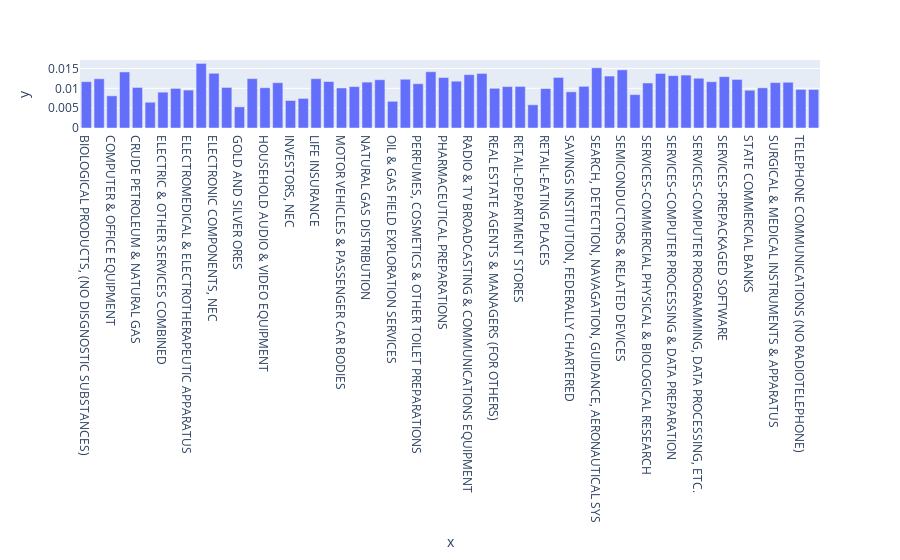

The code cell stored with this chart in its notebook:
### Code cell
Industry_group=merged.groupby("Industry Title").mean()["MthRet"]
px.bar(x=Industry_group.index, y=Industry_group.values)

### Figure 1 — Plotly figure (JSON) as saved in the notebook; plotly's stock layout.template omitted (floating-point values rounded to 4 significant figures)
{"data": [{"alignmentgroup": "True", "hovertemplate": "x=%{x}<br>y=%{y}<extra></extra>", "legendgroup": "", "marker": {"color": "#636efa", "pattern": {"shape": ""}}, "name": "", "offsetgroup": "", "orientation": "v", "showlegend": false, "textposition": "auto", "type": "bar", "x": ["BIOLOGICAL PRODUCTS, (NO DISGNOSTIC SUBSTANCES)", "BOTTLED & CANNED SOFT DRINKS & CARBONATED WATERS", "COMPUTER & OFFICE EQUIPMENT", "COMPUTER PERIPHERAL EQUIPMENT, NEC", "CRUDE PETROLEUM & NATURAL GAS", "DRILLING OIL & GAS WELLS", "ELECTRIC & OTHER SERVICES COMBINED", "ELECTRIC SERVICES", "ELECTROMEDICAL & ELECTROTHERAPEUTIC APPARATUS", "ELECTRONIC COMPONENTS & ACCESSORIES", "ELECTRONIC COMPONENTS, NEC", "FIRE, MARINE & CASUALTY INSURANCE", "GOLD AND SILVER ORES", "HOTELS & MOTELS", "HOUSEHOLD AUDIO & VIDEO EQUIPMENT", "INVESTMENT ADVICE", "INVESTORS, NEC", "LAND SUBDIVIDERS & DEVELOPERS (NO CEMETERIES)", "LIFE INSURANCE", "MOTOR VEHICLE PARTS & ACCESSORIES", "MOTOR VEHICLES & PASSENGER CAR BODIES", "NATIONAL COMMERCIAL BANKS", "NATURAL GAS DISTRIBUTION", "NATURAL GAS TRANSMISSION", "OIL & GAS FIELD EXPLORATION SERVICES", "PAPER MILLS", "PERFUMES, COSMETICS & OTHER TOILET PREPARATIONS", "PETROLEUM REFINING", "PHARMACEUTICAL PREPARATIONS", "PLASTIC MATERIALS, SYNTH RESINS & NONVULCAN ELASTOMERS", "RADIO & TV BROADCASTING & COMMUNICATIONS EQUIPMENT", "RAILROADS, LINE-HAUL OPERATING", "REAL ESTATE AGENTS & MANAGERS (FOR OTHERS)", "REAL ESTATE INVESTMENT TRUSTS", "RETAIL-DEPARTMENT STORES", "RETAIL-EATING & DRINKING PLACES", "RETAIL-EATING PLACES", "RETAIL-GROCERY STORES", "SAVINGS INSTITUTION, FEDERALLY CHARTERED", "SAVINGS INSTITUTIONS, NOT FEDERALLY CHARTERED", "SEARCH, DETECTION, NAVAGATION, GUIDANCE, AERONAUTICAL SYS", "SECURITY BROKERS, DEALERS & FLOTATION COMPANIES", "SEMICONDUCTORS & RELATED DEVICES", "SERVICES-BUSINESS SERVICES, NEC", "SERVICES-COMMERCIAL PHYSICAL & BIOLOGICAL RESEARCH", "SERVICES-COMPUTER INTEGRATED SYSTEMS DESIGN", "SERVICES-COMPUTER PROCESSING & DATA PREPARATION", "SERVICES-COMPUTER PROGRAMMING SERVICES", "SERVICES-COMPUTER PROGRAMMING, DATA PROCESSING, ETC.", "SERVICES-MANAGEMENT CONSULTING SERVICES", "SERVICES-PREPACKAGED SOFTWARE", "SPECIAL INDUSTRY MACHINERY, NEC", "STATE COMMERCIAL BANKS", "STEEL WORKS, BLAST FURNACES & ROLLING MILLS (COKE OVENS)", "SURGICAL & MEDICAL INSTRUMENTS & APPARATUS", "TELEPHONE & TELEGRAPH APPARATUS", "TELEPHONE COMMUNICATIONS (NO RADIOTELEPHONE)", "TRUCKING (NO LOCAL)"], "xaxis": "x", "y": [0.01167, 0.01241, 0.008112, 0.01413, 0.01022, 0.006492, 0.009036, 0.009976, 0.009559, 0.01628, 0.01379, 0.01022, 0.005332, 0.01244, 0.01015, 0.01142, 0.006931, 0.007453, 0.01243, 0.01171, 0.01008, 0.01044, 0.01156, 0.01217, 0.006727, 0.01229, 0.01116, 0.01418, 0.01272, 0.0118, 0.01344, 0.01376, 0.01001, 0.01044, 0.01047, 0.005849, 0.009939, 0.01274, 0.009117, 0.0105, 0.01517, 0.0131, 0.01465, 0.008417, 0.01135, 0.01374, 0.0132, 0.01334, 0.01254, 0.01166, 0.01294, 0.01225, 0.009525, 0.01012, 0.01145, 0.01153, 0.009731, 0.009712], "yaxis": "y"}], "layout": {"barmode": "relative", "legend": {"tracegroupgap": 0}, "margin": {"t": 60}, "xaxis": {"anchor": "y", "domain": [0, 1], "title": {"text": "x"}}, "yaxis": {"anchor": "x", "domain": [0, 1], "title": {"text": "y"}}}}
